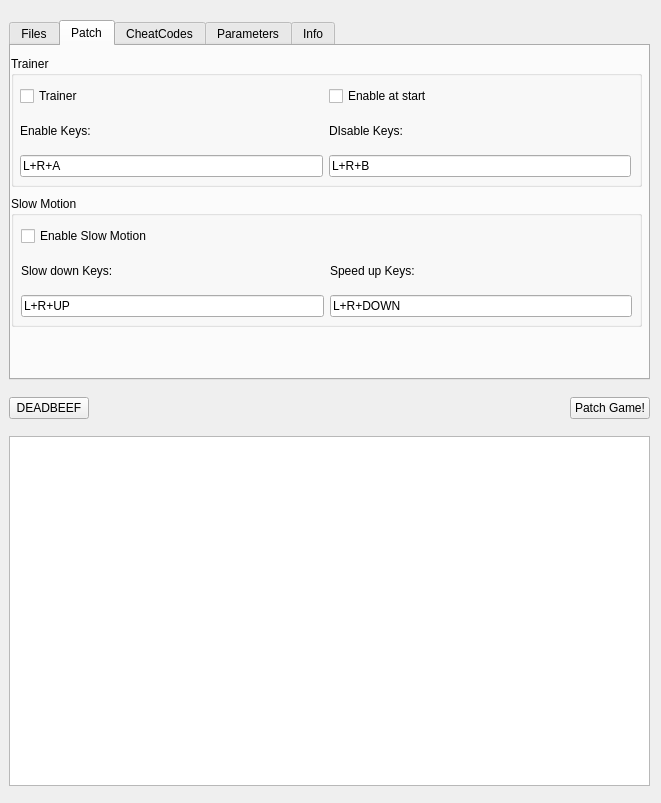
<?xml version="1.0" encoding="UTF-8"?>
<ui version="4.0">
 <class>MainWindow</class>
 <widget class="QMainWindow" name="MainWindow">
  <property name="geometry">
   <rect>
    <x>0</x>
    <y>0</y>
    <width>661</width>
    <height>803</height>
   </rect>
  </property>
  <property name="sizePolicy">
   <sizepolicy hsizetype="Expanding" vsizetype="Expanding">
    <horstretch>0</horstretch>
    <verstretch>0</verstretch>
   </sizepolicy>
  </property>
  <property name="minimumSize">
   <size>
    <width>661</width>
    <height>803</height>
   </size>
  </property>
  <property name="windowTitle">
   <string>GBAATM-Rebirth</string>
  </property>
  <widget class="QWidget" name="centralwidget">
   <widget class="QWidget" name="verticalLayoutWidget">
    <property name="geometry">
     <rect>
      <x>9</x>
      <y>9</y>
      <width>641</width>
      <height>791</height>
     </rect>
    </property>
    <layout class="QVBoxLayout" name="verticalLayout">
     <property name="sizeConstraint">
      <enum>QLayout::SetMinimumSize</enum>
     </property>
     <item>
      <widget class="QTabWidget" name="tabWidget">
       <property name="maximumSize">
        <size>
         <width>16777215</width>
         <height>360</height>
        </size>
       </property>
       <property name="currentIndex">
        <number>1</number>
       </property>
       <widget class="QWidget" name="tab_4">
        <attribute name="title">
         <string>Files</string>
        </attribute>
        <widget class="QWidget" name="formLayoutWidget">
         <property name="geometry">
          <rect>
           <x>10</x>
           <y>10</y>
           <width>611</width>
           <height>76</height>
          </rect>
         </property>
         <layout class="QGridLayout" name="gridLayout_2">
          <item row="1" column="1">
           <widget class="QLineEdit" name="output_path"/>
          </item>
          <item row="1" column="2">
           <widget class="QPushButton" name="output_btn">
            <property name="text">
             <string>Open</string>
            </property>
           </widget>
          </item>
          <item row="1" column="0">
           <widget class="QLabel" name="label">
            <property name="text">
             <string>Output</string>
            </property>
           </widget>
          </item>
          <item row="0" column="2">
           <widget class="QPushButton" name="input_btn">
            <property name="text">
             <string>Open</string>
            </property>
           </widget>
          </item>
          <item row="0" column="1">
           <widget class="QLineEdit" name="input_path"/>
          </item>
          <item row="0" column="0">
           <widget class="QLabel" name="label_3">
            <property name="text">
             <string>Input</string>
            </property>
           </widget>
          </item>
         </layout>
        </widget>
        <widget class="QLabel" name="romname">
         <property name="geometry">
          <rect>
           <x>10</x>
           <y>100</y>
           <width>611</width>
           <height>31</height>
          </rect>
         </property>
         <property name="text">
          <string/>
         </property>
        </widget>
       </widget>
       <widget class="QWidget" name="tab">
        <attribute name="title">
         <string>Patch</string>
        </attribute>
        <widget class="QGroupBox" name="groupBox">
         <property name="geometry">
          <rect>
           <x>0</x>
           <y>10</y>
           <width>631</width>
           <height>131</height>
          </rect>
         </property>
         <property name="title">
          <string>Trainer</string>
         </property>
         <widget class="QWidget" name="gridLayoutWidget_3">
          <property name="geometry">
           <rect>
            <x>9</x>
            <y>30</y>
            <width>611</width>
            <height>91</height>
           </rect>
          </property>
          <layout class="QGridLayout" name="gridLayout_4">
           <item row="0" column="0">
            <widget class="QCheckBox" name="enable_trainer">
             <property name="text">
              <string>Trainer</string>
             </property>
            </widget>
           </item>
           <item row="1" column="0">
            <widget class="QLabel" name="label_7">
             <property name="text">
              <string>Enable Keys:</string>
             </property>
            </widget>
           </item>
           <item row="0" column="1">
            <widget class="QCheckBox" name="enable_trainer_start">
             <property name="text">
              <string>Enable at start</string>
             </property>
            </widget>
           </item>
           <item row="2" column="0">
            <widget class="QLineEdit" name="trainer_enable_keys">
             <property name="text">
              <string>L+R+A</string>
             </property>
             <property name="placeholderText">
              <string/>
             </property>
            </widget>
           </item>
           <item row="1" column="1">
            <widget class="QLabel" name="label_6">
             <property name="text">
              <string>DIsable Keys:</string>
             </property>
            </widget>
           </item>
           <item row="2" column="1">
            <widget class="QLineEdit" name="trainer_disable_keys">
             <property name="text">
              <string>L+R+B</string>
             </property>
            </widget>
           </item>
          </layout>
         </widget>
        </widget>
        <widget class="QGroupBox" name="groupBox_5">
         <property name="geometry">
          <rect>
           <x>0</x>
           <y>150</y>
           <width>631</width>
           <height>131</height>
          </rect>
         </property>
         <property name="title">
          <string>Slow Motion</string>
         </property>
         <widget class="QWidget" name="gridLayoutWidget_2">
          <property name="geometry">
           <rect>
            <x>10</x>
            <y>30</y>
            <width>611</width>
            <height>91</height>
           </rect>
          </property>
          <layout class="QGridLayout" name="gridLayout_3">
           <item row="1" column="1">
            <widget class="QLabel" name="label_5">
             <property name="text">
              <string>Speed up Keys:</string>
             </property>
            </widget>
           </item>
           <item row="0" column="0">
            <widget class="QCheckBox" name="enable_slowmotion">
             <property name="text">
              <string>Enable Slow Motion</string>
             </property>
            </widget>
           </item>
           <item row="1" column="0">
            <widget class="QLabel" name="label_4">
             <property name="text">
              <string>Slow down Keys:</string>
             </property>
            </widget>
           </item>
           <item row="2" column="0">
            <widget class="QLineEdit" name="slowmotion_slow_keys">
             <property name="text">
              <string>L+R+UP</string>
             </property>
             <property name="frame">
              <bool>true</bool>
             </property>
             <property name="placeholderText">
              <string/>
             </property>
            </widget>
           </item>
           <item row="2" column="1">
            <widget class="QLineEdit" name="slowmotion_up_keys">
             <property name="text">
              <string>L+R+DOWN</string>
             </property>
            </widget>
           </item>
          </layout>
         </widget>
        </widget>
       </widget>
       <widget class="QWidget" name="tab_2">
        <attribute name="title">
         <string>CheatCodes</string>
        </attribute>
        <widget class="QPlainTextEdit" name="cheats">
         <property name="geometry">
          <rect>
           <x>10</x>
           <y>10</y>
           <width>611</width>
           <height>261</height>
          </rect>
         </property>
        </widget>
        <widget class="QPushButton" name="opencht">
         <property name="geometry">
          <rect>
           <x>10</x>
           <y>280</y>
           <width>101</width>
           <height>34</height>
          </rect>
         </property>
         <property name="text">
          <string>Open CHT file</string>
         </property>
        </widget>
        <widget class="QComboBox" name="mode">
         <property name="geometry">
          <rect>
           <x>120</x>
           <y>280</y>
           <width>181</width>
           <height>32</height>
          </rect>
         </property>
         <item>
          <property name="text">
           <string>Codebreaker/GS V3</string>
          </property>
         </item>
         <item>
          <property name="text">
           <string>GS/AR v1/2</string>
          </property>
         </item>
         <item>
          <property name="text">
           <string>RAW (VBA)</string>
          </property>
         </item>
        </widget>
       </widget>
       <widget class="QWidget" name="tab_3">
        <attribute name="title">
         <string>Parameters</string>
        </attribute>
        <widget class="QWidget" name="gridLayoutWidget_4">
         <property name="geometry">
          <rect>
           <x>10</x>
           <y>50</y>
           <width>611</width>
           <height>41</height>
          </rect>
         </property>
         <layout class="QGridLayout" name="gridLayout_5">
          <item row="0" column="1">
           <widget class="QPushButton" name="loadselection">
            <property name="text">
             <string>Load selection bar - 240x14</string>
            </property>
           </widget>
          </item>
          <item row="0" column="2">
           <widget class="QPushButton" name="loadfont">
            <property name="text">
             <string>Load font texture - 9x12</string>
            </property>
           </widget>
          </item>
          <item row="0" column="0">
           <widget class="QPushButton" name="loadbg">
            <property name="text">
             <string>Load BG - 240x160</string>
            </property>
           </widget>
          </item>
         </layout>
        </widget>
        <widget class="QLineEdit" name="menu_text">
         <property name="geometry">
          <rect>
           <x>280</x>
           <y>10</y>
           <width>339</width>
           <height>32</height>
          </rect>
         </property>
        </widget>
        <widget class="QLabel" name="label_2">
         <property name="geometry">
          <rect>
           <x>10</x>
           <y>10</y>
           <width>191</width>
           <height>31</height>
          </rect>
         </property>
         <property name="text">
          <string>Menu Text:</string>
         </property>
        </widget>
        <widget class="QLabel" name="label_8">
         <property name="geometry">
          <rect>
           <x>10</x>
           <y>110</y>
           <width>101</width>
           <height>31</height>
          </rect>
         </property>
         <property name="text">
          <string>Execute every:</string>
         </property>
        </widget>
        <widget class="QLabel" name="label_10">
         <property name="geometry">
          <rect>
           <x>360</x>
           <y>110</y>
           <width>81</width>
           <height>31</height>
          </rect>
         </property>
         <property name="text">
          <string>RAM to use:</string>
         </property>
        </widget>
        <widget class="QCheckBox" name="vblank">
         <property name="geometry">
          <rect>
           <x>10</x>
           <y>150</y>
           <width>121</width>
           <height>31</height>
          </rect>
         </property>
         <property name="text">
          <string>VBLANK Check</string>
         </property>
        </widget>
        <widget class="QSpinBox" name="execute_every">
         <property name="geometry">
          <rect>
           <x>100</x>
           <y>110</y>
           <width>52</width>
           <height>32</height>
          </rect>
         </property>
         <property name="minimum">
          <number>1</number>
         </property>
         <property name="maximum">
          <number>256</number>
         </property>
        </widget>
        <widget class="QComboBox" name="ram_block">
         <property name="geometry">
          <rect>
           <x>450</x>
           <y>110</y>
           <width>171</width>
           <height>32</height>
          </rect>
         </property>
         <item>
          <property name="text">
           <string>0x3007FA0</string>
          </property>
         </item>
         <item>
          <property name="text">
           <string>0x3007FC0</string>
          </property>
         </item>
         <item>
          <property name="text">
           <string>0x03007FD0</string>
          </property>
         </item>
         <item>
          <property name="text">
           <string>0x03007FE0</string>
          </property>
         </item>
        </widget>
       </widget>
       <widget class="QWidget" name="tab_5">
        <attribute name="title">
         <string>Info</string>
        </attribute>
        <widget class="QTextBrowser" name="textBrowser">
         <property name="geometry">
          <rect>
           <x>10</x>
           <y>10</y>
           <width>611</width>
           <height>301</height>
          </rect>
         </property>
         <property name="html">
          <string>&lt;!DOCTYPE HTML PUBLIC &quot;-//W3C//DTD HTML 4.0//EN&quot; &quot;http://www.w3.org/TR/REC-html40/strict.dtd&quot;&gt;
&lt;html&gt;&lt;head&gt;&lt;meta name=&quot;qrichtext&quot; content=&quot;1&quot; /&gt;&lt;style type=&quot;text/css&quot;&gt;
p, li { white-space: pre-wrap; }
&lt;/style&gt;&lt;/head&gt;&lt;body style=&quot; font-family:'Oxygen'; font-size:10pt; font-weight:400; font-style:normal;&quot;&gt;
&lt;p style=&quot; margin-top:0px; margin-bottom:0px; margin-left:0px; margin-right:0px; -qt-block-indent:0; text-indent:0px;&quot;&gt;Software based on GBAATM 1.9.9.5, made by Cracker, released on GBATemp, in various versions during the years.&lt;/p&gt;
&lt;p style=&quot;-qt-paragraph-type:empty; margin-top:0px; margin-bottom:0px; margin-left:0px; margin-right:0px; -qt-block-indent:0; text-indent:0px;&quot;&gt;&lt;br /&gt;&lt;/p&gt;
&lt;p style=&quot; margin-top:0px; margin-bottom:0px; margin-left:0px; margin-right:0px; -qt-block-indent:0; text-indent:0px;&quot;&gt;On 2020 a new version after the release of the source code was possible. This new version is built with QT, include a refactoring of the original code that was ported to new systems with a new UI and maybe new features.&lt;/p&gt;
&lt;p style=&quot;-qt-paragraph-type:empty; margin-top:0px; margin-bottom:0px; margin-left:0px; margin-right:0px; -qt-block-indent:0; text-indent:0px;&quot;&gt;&lt;br /&gt;&lt;/p&gt;
&lt;p style=&quot; margin-top:0px; margin-bottom:0px; margin-left:0px; margin-right:0px; -qt-block-indent:0; text-indent:0px;&quot;&gt;Code released, open for contributions: [URL]&lt;/p&gt;&lt;/body&gt;&lt;/html&gt;</string>
         </property>
        </widget>
       </widget>
      </widget>
     </item>
     <item>
      <layout class="QGridLayout" name="gridLayout">
       <property name="sizeConstraint">
        <enum>QLayout::SetMaximumSize</enum>
       </property>
       <property name="horizontalSpacing">
        <number>6</number>
       </property>
       <item row="0" column="1">
        <spacer name="horizontalSpacer">
         <property name="orientation">
          <enum>Qt::Horizontal</enum>
         </property>
         <property name="sizeHint" stdset="0">
          <size>
           <width>40</width>
           <height>20</height>
          </size>
         </property>
        </spacer>
       </item>
       <item row="0" column="2">
        <widget class="QPushButton" name="patchgame">
         <property name="text">
          <string>Patch Game!</string>
         </property>
        </widget>
       </item>
       <item row="0" column="0">
        <widget class="QPushButton" name="deadbeef">
         <property name="text">
          <string>DEADBEEF</string>
         </property>
        </widget>
       </item>
      </layout>
     </item>
     <item>
      <widget class="QPlainTextEdit" name="log">
       <property name="maximumSize">
        <size>
         <width>16777215</width>
         <height>350</height>
        </size>
       </property>
       <property name="readOnly">
        <bool>true</bool>
       </property>
      </widget>
     </item>
    </layout>
   </widget>
  </widget>
 </widget>
 <resources/>
 <connections/>
</ui>
